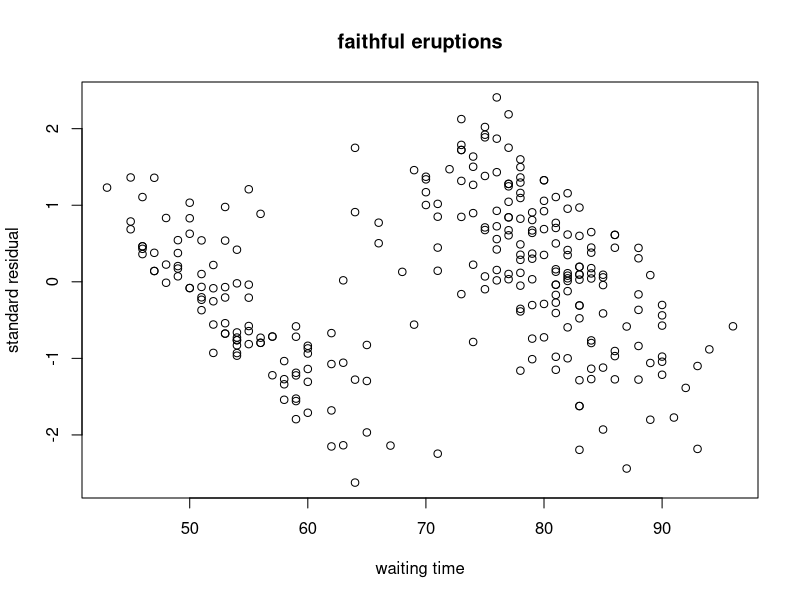

Source code (R):
eruption.lm=lm(eruptions~waiting,data=faithful)

#the standardised residual
eruption.stres=rstandard(eruption.lm)

#now i can plot the standard residual vs waiting too
plot(faithful$waiting,eruption.stres,ylab="standard residual",xlab="waiting time",main="faithful eruptions")